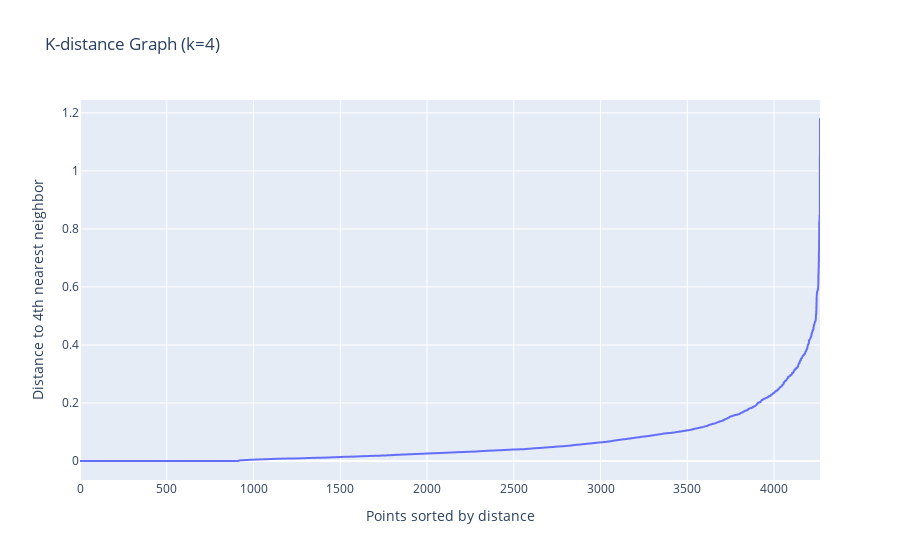

Notebook source saved alongside this figure:
### Code cell
# ANSWER
fig = find_optimal_eps(scaled_data_filtered, min_pnts)
fig.show() # display the plot

### Figure 1 — Plotly figure (JSON) as saved in the notebook; plotly's stock layout.template omitted (floating-point values rounded to 4 significant figures; data arrays with more than 128 entries replaced by an {"elided": "..."} marker saying what was removed)
{"data": [{"hovertemplate": "Points sorted by distance=%{x}<br>Distance to 4th nearest neighbor=%{y}<extra></extra>", "legendgroup": "", "line": {"color": "#636efa", "dash": "solid"}, "marker": {"symbol": "circle"}, "mode": "lines", "name": "", "showlegend": false, "type": "scattergl", "x": {"elided": "4266 int values"}, "xaxis": "x", "y": {"elided": "4266 float values"}, "yaxis": "y"}], "layout": {"legend": {"tracegroupgap": 0}, "title": {"text": "K-distance Graph (k=4)"}, "xaxis": {"anchor": "y", "domain": [0, 1], "title": {"text": "Points sorted by distance"}}, "yaxis": {"anchor": "x", "domain": [0, 1], "title": {"text": "Distance to 4th nearest neighbor"}}}}
